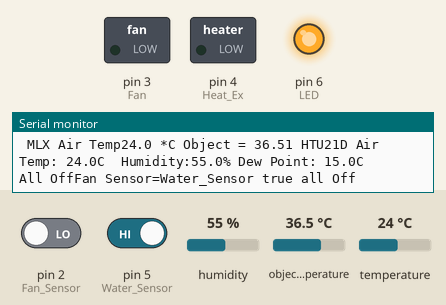
This sketch was run on a simulated Arduino Uno, built with avr-gcc and run on an emulated ATmega328P. On the bench: switched loads named in the sketch (green lamp = pin HIGH), output pins drawn as LEDs (lit = HIGH), the last lines printed to the serial monitor. Inputs (shaded band) come from the test bench; at power-on: object temperature 36.5 °C, pin 2 (Fan_Sensor) LOW, pin 5 (Water_Sensor) HIGH, humidity 55 %, temperature 24 °C.

Above: at 1.2 s.
1.3 s: object temperature set to 20 °C
4.5 s: pin 2 (Fan_Sensor) driven HIGH
7.5 s: pin 5 (Water_Sensor) driven LOW
At 8.4 s:
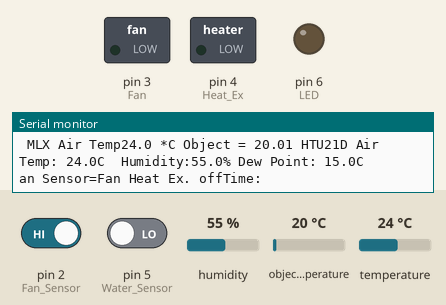
10.6 s: humidity set to 57 %
At 12.1 s:
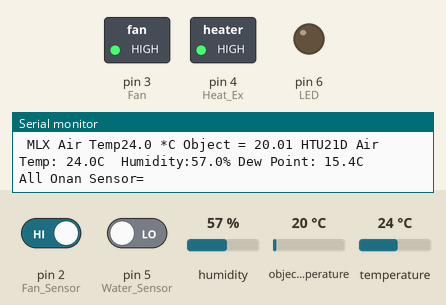
12.6 s: temperature set to 22 °C
At 14.5 s:
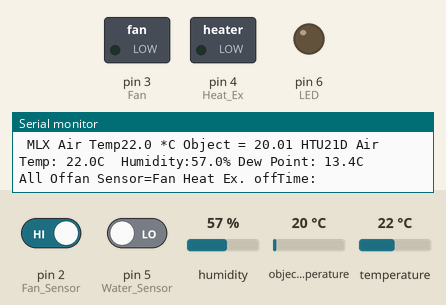
15.6 s: humidity set to 64 %
17.4 s: humidity set to 67 %
At 19.6 s:
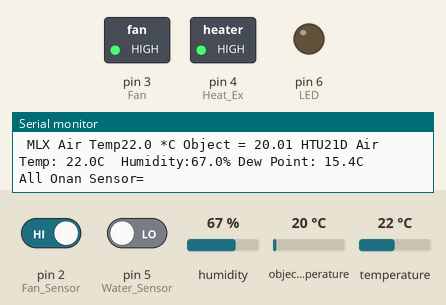
Timing chart, 0 to 20.7 s (numbered marks = the images above; inputs shaded):
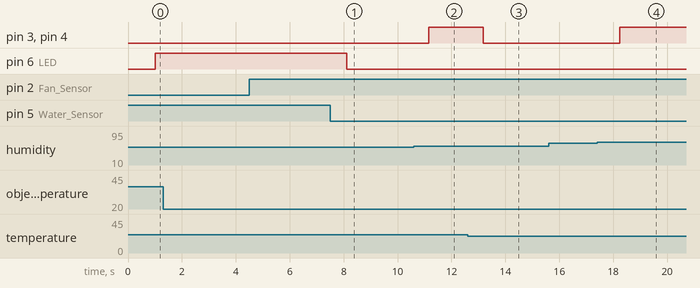

The sketch:

Dew_Point_Sensor.ino
```cpp
#include <Wire.h>
#include <Adafruit_MLX90614.h>
//#include "SparkFunHTU21D.h"
#include "Adafruit_HTU21DF.h"
#include <movingAvg.h>

Adafruit_MLX90614 mlx = Adafruit_MLX90614();
//Create an instance of the object
//HTU21D myHumidity;
Adafruit_HTU21DF myHumidity = Adafruit_HTU21DF();

const long oneSecond = 1000;  // a second is a thousand milliseconds
const long oneMinute = oneSecond * 60;
const long oneHour   = oneMinute * 60;
const long oneDay    = oneHour * 24;

const int analogOutPin = 12; // Analog output pin that the motor is attached to
const int LED = 6; //Led Pin
const int Water_Sensor=5;
const int Heat_Ex=4;
const int Fan=3;
const int Fan_Sensor = 2;
int Fan_Speed;
int outputValue = 0;        // value output to the PWM (analog out)
int ObjectTempOffset =5; //Window temp offset + differential below top and bottom of glass
boolean motor_running;

unsigned long previousMillis,currentMillis;
int interval=1000;

movingAvg avgATemp(10);                  // define the moving average object
movingAvg avgHumid(10);                  // define the moving average object
movingAvg avgOTemp(10);                  // define the moving average object
void setup() {

  motor_running =false;
  Serial.begin(57600);
  Serial.println("Adafruit MLX90614 test");
  myHumidity.begin();
  mlx.begin();
  avgATemp.begin();                            // initialize the moving average
  avgOTemp.begin();                            // initialize the moving average
  avgHumid.begin();                            // initialize the moving average
  pinMode(Fan,OUTPUT);

  pinMode(Heat_Ex,OUTPUT);
  pinMode(Water_Sensor,INPUT);
  pinMode(Fan_Sensor,INPUT);
  pinMode(LED,OUTPUT);

}


void loop() {

  // put your main code here, to run repeatedly:
 float AmbientTemp = mlx.readAmbientTempC();
 //Serial.print("Ambient = "); Serial.print(AmbientTemp);
 float readObjectTemp = mlx.readObjectTempC();
 //readObjectTemp = avgOTemp.reading(readObjectTemp);             // calculate the moving average

  float humd = myHumidity.readHumidity();
  //humd = avgHumid.reading(humd);             // calculate the moving average
  float temp = myHumidity.readTemperature();
  //temp = avgATemp.reading(temp);             // calculate the moving average
  float dewp= temp-((100-humd)/5);


unsigned long currentMillis = millis();
if ((unsigned long)(currentMillis - previousMillis) >= interval) {
  Serial.print(" MLX Air Temp");
  Serial.print(AmbientTemp,1);
  Serial.print(" ");
  Serial.print("*C Object = "); Serial.print(readObjectTemp);
  Serial.print(" HTU21D Air Temp: ");
  Serial.print(temp, 1);
  Serial.print("C");
  Serial.print(" ");
  Serial.print(" Humidity:");
  Serial.print(humd, 1);
  Serial.print("% ");
  Serial.print("Dew Point: ");
  Serial.print(dewp,1);
  Serial.print("C");
  Serial.println();
  previousMillis = currentMillis;


  if ((readObjectTemp-ObjectTempOffset) <dewp)
  {
    motor_running = true;
    Serial.print("All On");
  }


 if (readObjectTemp-(ObjectTempOffset+1)>dewp)
      {
        motor_running = false;
        Serial.print("All Off");
      }

Fan_Speed=digitalRead(Fan_Sensor);
Serial.print("Fan Sensor="+Fan_Speed);
if( digitalRead(Water_Sensor)==false)   {
    digitalWrite(LED,LOW);
 if(motor_running == false){
    digitalWrite(Fan,0);
    digitalWrite(Heat_Ex,0);
    Serial.print("Fan Heat Ex. off");

    Serial.print("Time:");


   }
 if(motor_running == true){

     digitalWrite(Fan,1);
    digitalWrite(Heat_Ex,1);

   }
}
else
{ Serial.print("Water_Sensor true all Off");
digitalWrite(Fan,0);
digitalWrite(Heat_Ex,0);
digitalWrite(LED,HIGH);
}
   Serial.println();
}

}
```

Measured:
- the behaviour switches between 55 and 56 % on humidity (found by bisection; images 1 and 2)
- the behaviour switches between 22.7 and 22.6 °C on temperature (found by bisection; images 2 and 3)
- the behaviour switches between 65 and 66 % on humidity (found by bisection; images 3 and 4)
- after the input at 7.5 s, pin 6 (LED): HIGH → LOW after 0.61 s
- after the input at 10.6 s, pin 3 (Fan), pin 4 (Heat_Ex): LOW → HIGH after 0.55 s
- after the input at 12.6 s, pin 3 (Fan), pin 4 (Heat_Ex): HIGH → LOW after 0.57 s
- after the input at 17.4 s, pin 3 (Fan), pin 4 (Heat_Ex): LOW → HIGH after 0.84 s
